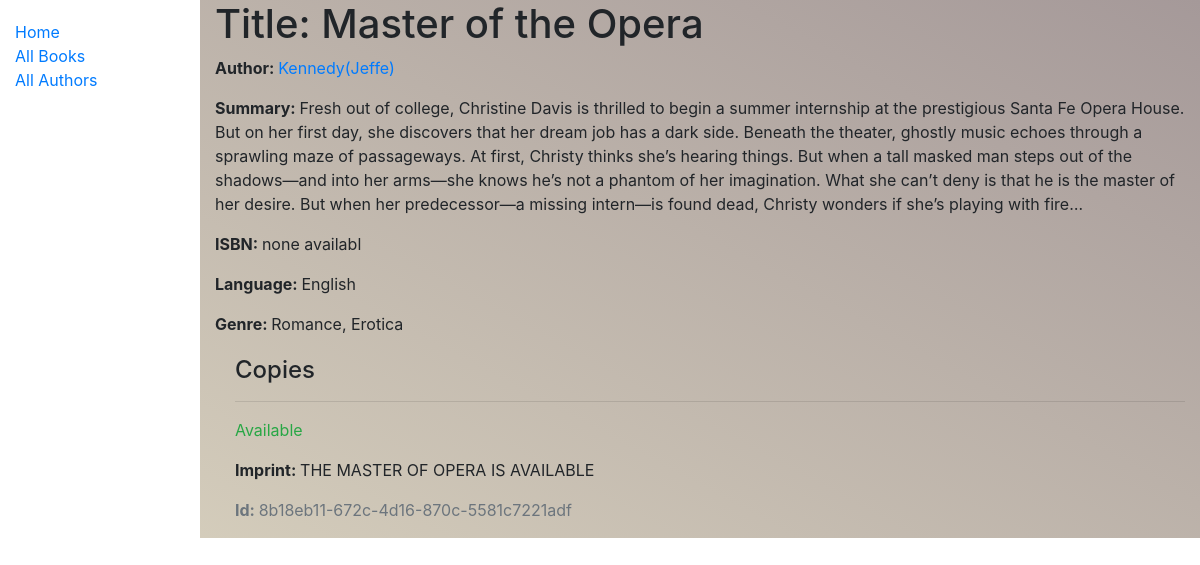
/catalog/book/2, run on the app's committed database.
### catalog/models.py (models this page shows, shortened)
class Book(models.Model):
	title = models.CharField(max_length=200)
	author = models.ForeignKey('Author', on_delete=models.SET_NULL, null=True)
	summary = models.TextField(max_length=1000, help_text='Enter a brief description of the book')
	isbn = models.CharField('ISBN', max_length=13, help_text='13 Character <a href="https://www.isbn-international.org/content/what-isbn">ISBN number</a>')
	genre = models.ManyToManyField(Genre, help_text = 'Select a genre for this book')
	language = models.ForeignKey(Language, on_delete = models.SET_NULL, null = True)
	def display_genre(self):
		return ', '.join(genre.name_of_genre for genre in self.genre.all()[:3])
	display_genre.short_description = 'Genre'

class Author(models.Model):
	first_name = models.CharField(max_length=100)
	last_name = models.CharField(max_length=100)
	date_of_birth = models.DateField(null=True, blank=True)
	date_of_death = models.DateField('Died', null=True, blank=True)
	class Meta:
		ordering = ['last_name', 'first_name']
	def __str__(self):
			return '{0}({1})'.format(self.last_name, self.first_name)

class Language(models.Model):
	name_of_language = models.CharField(max_length = 200, help_text='The Language of the book is?')
	def __str__(self):
			return self.name_of_language

class Genre(models.Model):
	name_of_genre = models.CharField(
		max_length=200, help_text='Enter a book genre(e.g. Science Fiction)')
	def __str__(self):
		return self.name_of_genre

class BookInstance(models.Model):
	id = models.UUIDField(primary_key=True, default=uuid.uuid4, help_text='unique ID for this particular book across the whole library')
	book = models.ForeignKey('Book', on_delete=models.SET_NULL, null=True)
	imprint = models.CharField(max_length=200)
	due_back = models.DateField(null=True, blank=True)
	LOAN_STATUS = (
		('m', 'Maintenance'),
		('o', 'On loan'),
		('a', 'Available'),
		('r','Reserved'),
	)
	status = models.CharField(
		max_length=1,
		choices=LOAN_STATUS,
		blank=True,
		default='m',
		help_text = 'Book Availability'
	)
	class Meta:
		ordering = ['due_back']

### catalog/views.py (the view)
# urls.py: re_path(r'^book/(?P<pk>\d+)$', views.BookDetailView.as_view(), name='book-detail'),
class BookDetailView(generic.DetailView):
		model = Book

### catalog/templates/catalog/book_detail.html (shortened to what this page needs)
{% extends "base_generic.html" %}
	{% block content %}
		<h1>Title: {{ book.title }}</h1>
		<p><strong>Author: </strong><a href="{% url 'author-detail' book.author.pk %}">{{ book.author }}</a></p>
		<p><strong>Summary: </strong>{{book.summary}}</p>
		<p><strong>ISBN: </strong>{{book.isbn}}</p>
		<p><strong>Language: </strong>{{book.language}}</p>
		<p><strong>Genre: </strong>{% for genre in book.genre.all %} {{genre}}{% if not forloop.last %}, {% endif %}{% endfor %}</p>
		<div style="margin-left:20px;margin-top:20px">
			<h4>Copies</h4>
			{% for copy in book.bookinstance_set.all %}
				<hr>
				<p class="{% if copy.status == 'a' %} text-success {% elif copy.status == 'm' %} text-danger {% else %}text-warning{% endif %}">{{ copy.get_status_display }}</p>
				<p><strong>Imprint: </strong>{{copy.imprint}}</p>
				<p class="text-muted"><strong>Id: </strong>{{copy.id}}</p>
			{% endfor %}
		</div>
	{% endblock %}

### catalog/templates/base_generic.html (shortened to what this page needs)
<!DOCTYPE html>
<head>
	<link rel="stylesheet" href="https://stackpath.bootstrapcdn.com/bootstrap/4.1.3/css/bootstrap.min.css">
	{% load static %}
	<link rel="stylesheet" type="text/css" media="screen" href="{% static 'css/main.css' %} " />
</head>
<body>
	<div class="container-fluid">
		<div class="row">
			<div class="col-sm-2">
				{% block sidebar %}
					<ul class="sidebar-nav">
						<li> <a href="{% url 'index' %}">Home </a></li>
						<li><a href="{% url 'books' %}">All Books</a></li>
						<li><a href="{% url 'authors'%}">All Authors</a></li>
					</ul>
				{% endblock %}
			</div>
			<div class="col-sm-10" style="background-image: linear-gradient(to right top, rgba(112, 87, 30, 0.3), rgba(30, 0, 0, 0.4));">{% block content %}{% endblock %}</div>
		</div>
	</div>
</body>

### catalog/static/css/main.css (style rules this page uses)
.sidebar-nav { margin-top: 20px; padding: 0; list-style: none; }

### data on the page
Book: title "Master of the Opera", author "Kennedy(Jeffe)", summary "Fresh out of college, Christine Davis is thrilled to begin a summer internship at the prestigious Santa Fe Opera House. But on her first day, she discovers that her dream job has a dark side. Beneath the theater, ghostly music echoes through a sprawling maze of passageways. At first, Christy thinks she’s hearing things. But when a tall masked man steps out of the shadows—and into her arms—she knows he’s not a phantom of her imagination. What she can’t deny is that he is the master of her desire. But when her predecessor—a missing intern—is found dead, Christy wonders if she’s playing with fire…", isbn "none availabl", language "English"
Genre: name_of_genre "Romance"
Genre: name_of_genre "Erotica"
BookInstance: status "Available", imprint "THE MASTER OF OPERA IS AVAILABLE", id "8b18eb11-672c-4d16-870c-5581c7221adf"
